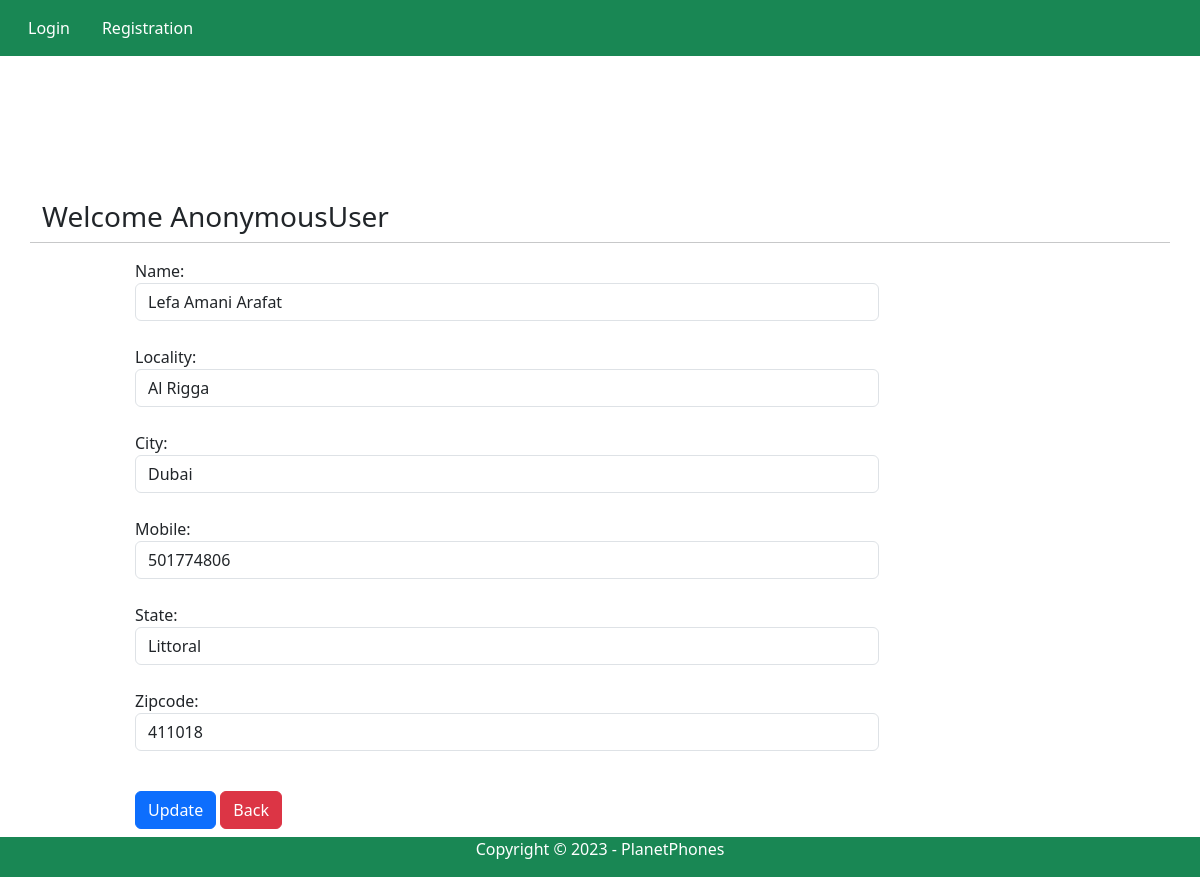
Page /updateAddress/11 on the committed database.
### app/models.py (models this page shows, shortened)
class Customer(models.Model):
    user = models.ForeignKey(User, on_delete=models.CASCADE)
    name = models.CharField(max_length=200)
    locality = models.CharField(max_length=200)
    city = models.CharField(max_length=50)
    mobile = models.IntegerField(default=0)
    zipcode = models.IntegerField()
    state = models.CharField(choices=STATE_CHOICES, max_length=100)

### app/views.py (the view, shortened to what this page needs)
# urls.py: path('updateAddress/<int:pk>', views.updateAddress.as_view(), name='updateAddress'),
class updateAddress(View):
    def get(self, request, pk):
        add = Customer.objects.get(pk=pk)
        form = CustomerProfileForm(instance=add)
        return render(request, 'app/updateAddress.html', locals())

### app/forms.py
class CustomerProfileForm(forms.ModelForm):
    class Meta:
        model = Customer
        fields = ['name', 'locality', 'city', 'mobile', 'state', 'zipcode']
        widgets = {
            'name': forms.TextInput(attrs={'class': 'form-control'}),
            'locality': forms.TextInput(attrs={'class': 'form-control'}),
            'city': forms.TextInput(attrs={'class': 'form-control'}),
            'mobile': forms.NumberInput(attrs={'class': 'form-control'}),
            'state': forms.Select(attrs={'class': 'form-control'}),
            'zipcode': forms.NumberInput(attrs={'class': 'form-control'}),
        }

### app/templates/app/updateAddress.html (shortened to what this page needs)
{% extends 'app/base.html' %}
{% load static %}
{% block main-content %}
<br><br><br><br>
    <div class="container my-5">
        <div class="row">
            <h3>Welcome <span class="text-capitalize">{{request.user}}</span></h3><hr>
        </div>
        <div class="col-sm-8 offset-sm-1">
            <form action="" method="post">
                {% for fm in form %}
                    {{fm.label_tag}} {{fm}} <small class="text-danger">{{fm.eroors|striptags}}</small>
                    <br>
                {% endfor %}
                <div class="col-12 mt-3">
                    <button type="submit" class="btn btn-primary">Update</button>
                    <a href="{% url 'address' %}" type="button" class="btn btn-danger">Back</a>
                </div>
            </form>
        </div>
    </div>
{% endblock main-content %}

### rows in the picture
Customer: form "Lefa Amani Arafat" "Al Rigga" "Dubai" "501774806" "Littoral" "411018"

### other values in the picture
{{ request.user }} "AnonymousUser"
{{ fm.label_tag }} "Name:" "Locality:" "City:" "Mobile:" "State:" "Zipcode:"
